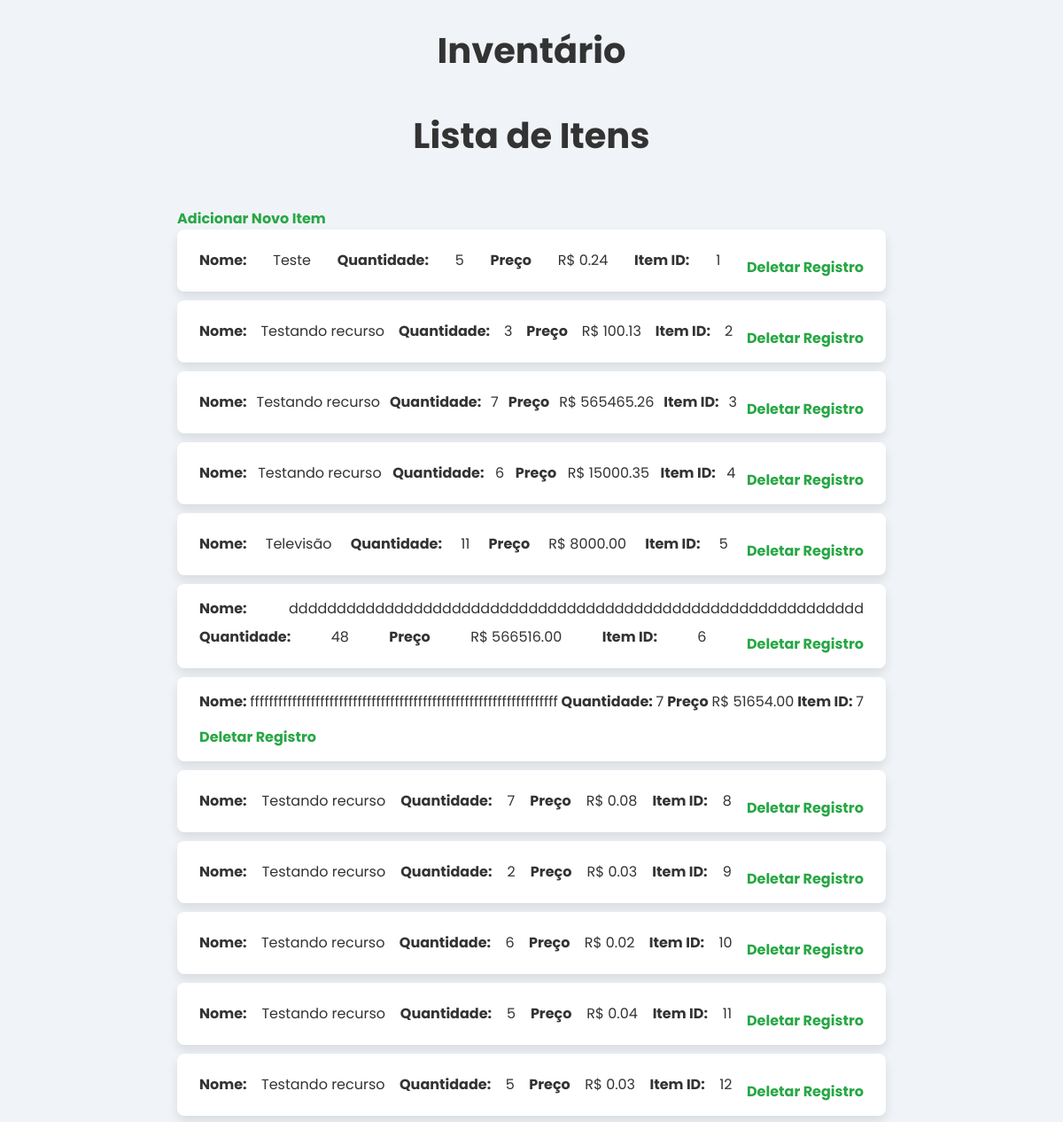
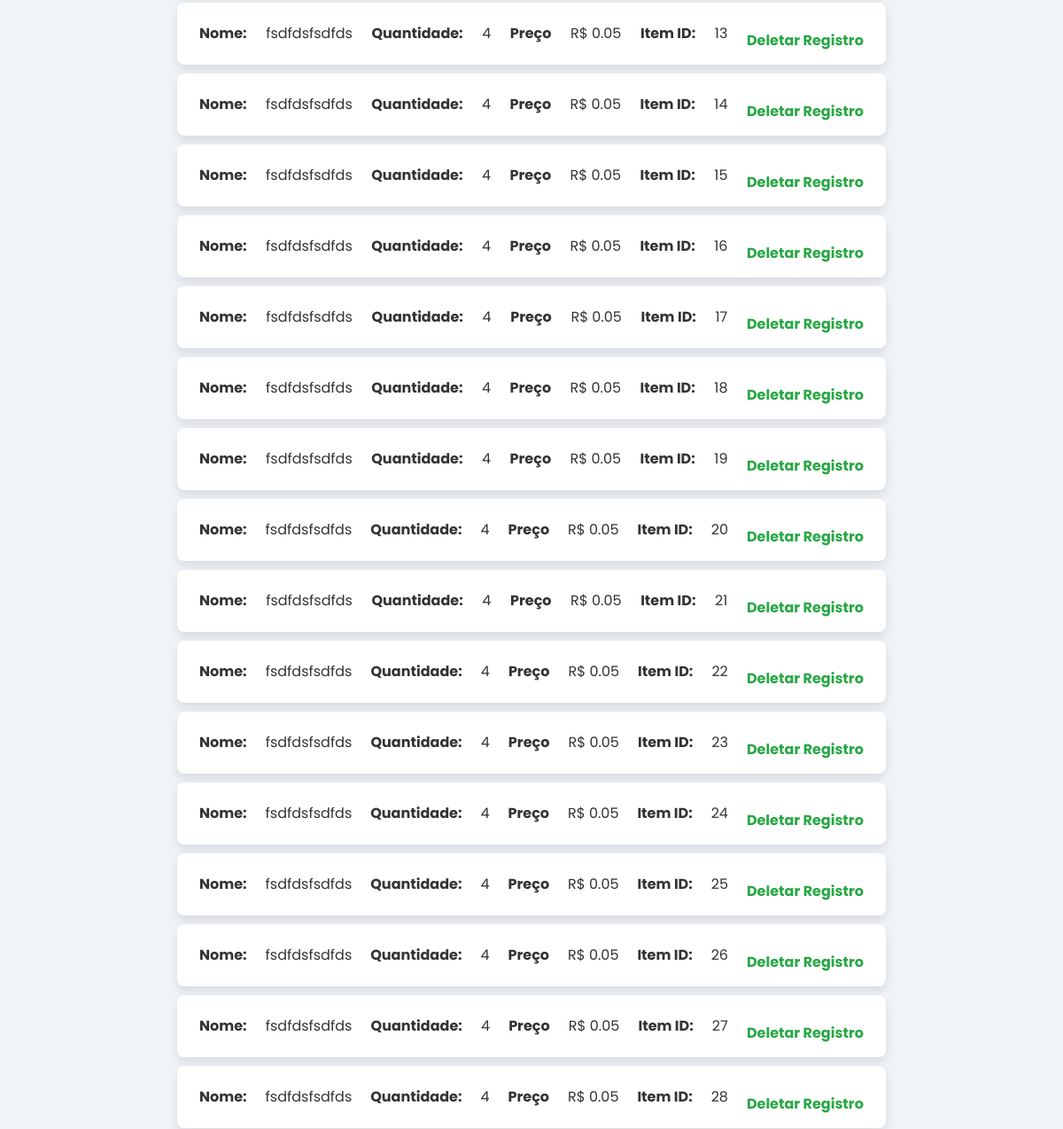
/list (upper part), run on an earlier commit of the app's database (2 pictures, top to bottom).
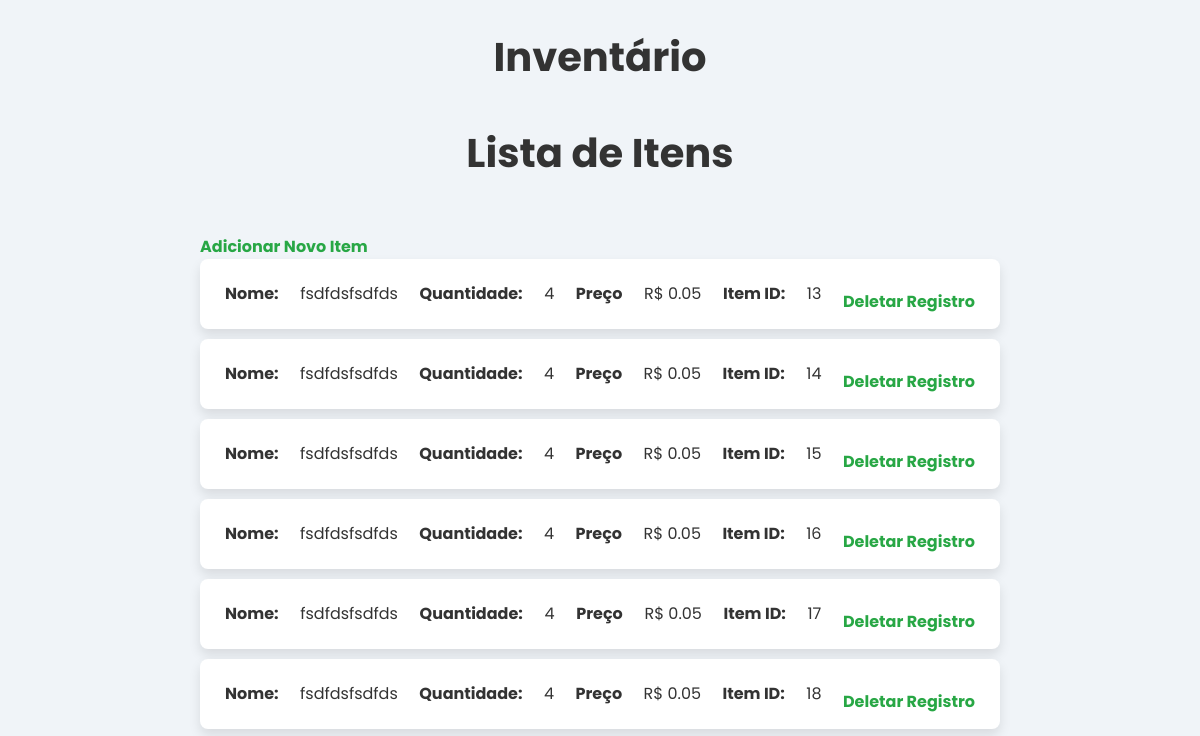
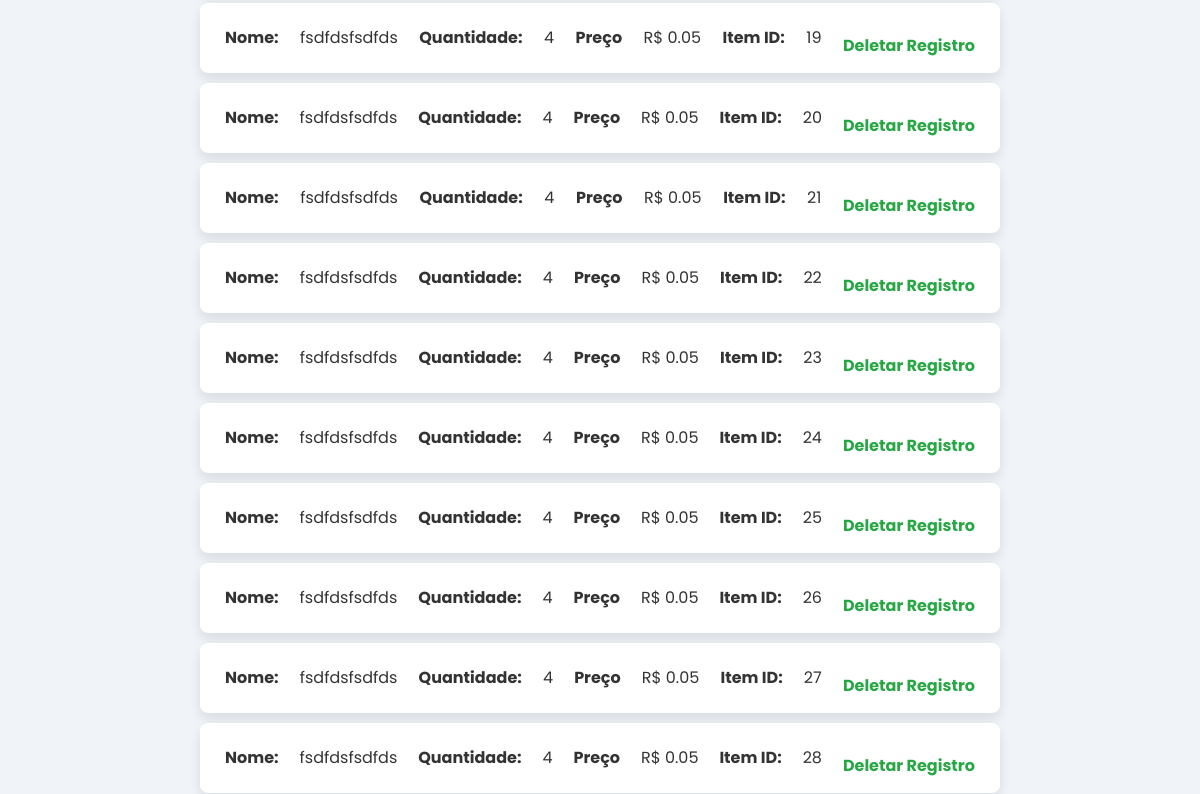
And on a later commit of the database (2 pictures, top to bottom).
### inventario/models.py (models this page shows, shortened)
class Item(models.Model):
    id = models.AutoField(primary_key=True)
    nome = models.CharField(max_length=100)
    descricao = models.TextField(blank=True)
    quantidade = models.PositiveIntegerField()
    preco = models.DecimalField(max_digits=10, decimal_places=2)

### inventario/views.py (the view)
# urls.py: path('list', views.item_list, name='item_list'),
def item_list(request):
    items = Item.objects.all()
    return render(request, 'inventario/item_list.html', {'items': items})

### inventario/templates/inventario/item_list.html
{% extends 'inventario/model_page.html' %}
{% block content %}
    <h1>Lista de Itens</h1>
    <ul>
        <a href="{% url 'item_create' %}">Adicionar Novo Item</a>
    </ul>
    <ul>
        {% for item in items %}
            <li>  <b>Nome:</b> {{ item.nome }}
            <td> <b>Quantidade:</b> {{ item.quantidade }} <b>Preço</b> R$ {{ item.preco }} <b>Item ID:</b> {{ item.id}}
            <td > <a href="/deletar_item/{{item.id}}" >Deletar Registro</a>
            </li>
        {% empty %}
           <li>Nenhum item encontrado.</li>
        {% endfor %}
    </ul>
{% endblock %}

### inventario/templates/inventario/model_page.html (shortened to what this page needs)
<!DOCTYPE html>
<html lang="en">
<head>
    <link rel="stylesheet" href="/inventario_project/static/inventario/styles.css">
</head>
<body>
    <header>
    <h1>Inventário</h1>
    </header>
    {% block content %}
    {% endblock %}
</body>
</html>

### static/inventario/styles.css (style rules this page uses)
body { font-family: 'Poppins', sans-serif; background-color: #f0f4f8; margin: 0; padding: 0; color: #333; }
h1 { text-align: center; color: #333; margin-bottom: 3%; font-size: 2.5rem; font-weight: 700; }
a { color: #28a745; text-decoration: none; font-weight: bold; display: inline-block; margin-top: 15px; text-align: center; display: inline-block; }
ul { list-style-type: none; padding: 0; margin: 0 auto; max-width: 800px; }
li { background-color: #fff; padding: 15px 25px; margin-bottom: 10px; border-radius: 8px; box-shadow: 0 6px 12px rgba(0, 0, 0, 0.1); display: flex; justify-content: space-between; align-items: center; flex-wrap: wrap ; transition: box-shadow 0.3s ease, transform 0.3s ease; }

What changed in the data, as far as the page shows it:
removed Item: nome "Teste", quantidade "5", preco "0.24", id "1"
removed Item: nome "Testando recurso", quantidade "3", preco "100.13", id "2"
removed Item: nome "Testando recurso", quantidade "7", preco "565465.26", id "3"
removed Item: nome "Testando recurso", quantidade "6", preco "15000.35", id "4"
removed Item: nome "Televisão", quantidade "11", preco "8000.00", id "5"
removed Item: nome "dddddddddddddddddddddddddddddddddddddddddddddddddddddddddddd", quantidade "48", preco "566516.00", id "6"
removed Item: nome "ffffffffffffffffffffffffffffffffffffffffffffffffffffffffffffffffff", quantidade "7", preco "51654.00", id "7"
removed Item: nome "Testando recurso", quantidade "7", preco "0.08", id "8"
removed Item: nome "Testando recurso", quantidade "2", preco "0.03", id "9"
removed Item: nome "Testando recurso", quantidade "6", preco "0.02", id "10"
removed Item: nome "Testando recurso", quantidade "5", preco "0.04", id "11"
removed Item: nome "Testando recurso", quantidade "5", preco "0.03", id "12"
